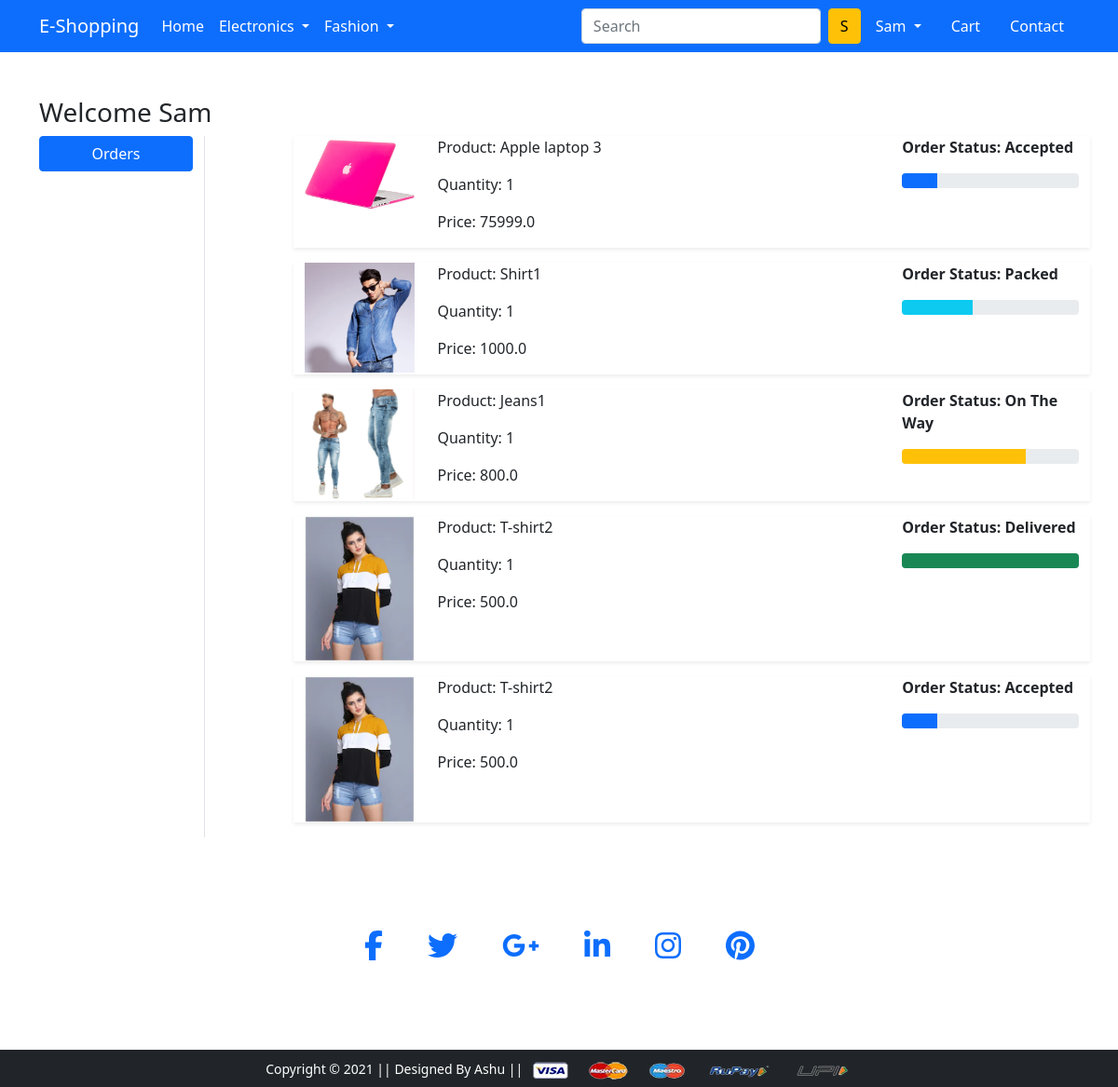
/orders/ (signed in), run on the app's committed database.
### app/models.py (models this page shows, shortened)
class OrderPlaced(models.Model):
 user = models.ForeignKey(User, on_delete=models.CASCADE)
 customer = models.ForeignKey(Customer, on_delete=models.CASCADE)
 product = models.ForeignKey(Product, on_delete=models.CASCADE)
 quantity = models.PositiveIntegerField(default=1)
 ordered_date = models.DateTimeField(auto_now_add=True)
 status = models.CharField(max_length=50,choices=STATUS_CHOICES,default='Pending')
 @property
 def total_cost(self):
   return self.quantity * self.product.discounted_price

class Product(models.Model):
 title = models.CharField(max_length=100)
 selling_price = models.FloatField()
 discounted_price = models.FloatField()
 description = models.TextField()
 brand = models.CharField(max_length=100)
 category = models.CharField( choices=CATEGORY_CHOICES, max_length=3)
 product_image = models.ImageField(upload_to='productimg')

### app/views.py (the view)
# urls.py: path('orders/', views.orders, name='orders'),
@login_required
def orders(request):
	op = OrderPlaced.objects.filter(user=request.user)
	return render(request, 'app/orders.html', {'order_placed':op})

### app/templates/app/orders.html (shortened to what this page needs)
{% extends 'app/base.html' %}
{% load static %}
{% block main-content %}
<div class="container my-5">
 <div class="row">
    <h3>Welcome <span class="text-capitalize">{{request.user}}</span> </h3>
  <div class="col-sm-2 border-end">
   <ul class="list-unstyled">
    <li class="d-grid"><a href="{% url 'orders' %}" class="btn btn-primary">Orders</a></li>
   </ul>
  </div>
  <div class="col-sm-9 offset-sm-1">
  {% for op in order_placed %}
   <div class="row shadow-sm mb-3">
    <div class="col-sm-2">
     <img src="{{op.product.product_image.url}}" alt="" srcset="" class="img-fluid" height="150" width="150">
    </div>
    <div class="col-sm-7">
     <p>Product: {{op.product.title}}</p>
     <p>Quantity: {{op.quantity}}</p>
     <p>Price: {{op.total_cost}}</p>
    </div>
    <div class="col-sm-3 fw-bold">
     <p>Order Status: {{op.status}}</p>
      {% if op.status == 'Accepted' %}
      <div class="progress">
       <div class="progress-bar" role="progressbar" style="width: 20%" aria-valuenow="20" aria-valuemin="0" aria-valuemax="100"></div>
      </div>
      {% endif %}
      {% if op.status == 'Packed' %}
      <div class="progress">
       <div class="progress-bar bg-info" role="progressbar" style="width: 40%" aria-valuenow="40" aria-valuemin="0" aria-valuemax="100"></div>
      </div>
      {% endif %}
      {% if op.status == 'On The Way' %}
      <div class="progress">
       <div class="progress-bar bg-warning" role="progressbar" style="width: 70%" aria-valuenow="70" aria-valuemin="0" aria-valuemax="100"></div>
      </div>
      {% endif %}
      {% if op.status == 'Delivered' %}
      <div class="progress">
       <div class="progress-bar bg-success" role="progressbar" style="width: 100%" aria-valuenow="100" aria-valuemin="0" aria-valuemax="100"></div>
      </div>
      {% endif %}
    </div>
   </div>
   {% endfor %}
  </div>
 </div>
</div>
{% endblock main-content %}

### app/templates/app/base.html (shortened to what this page needs)
<!DOCTYPE html>
{% load static %}
<html lang="en">
  <head>
    <link
      href="https://cdn.jsdelivr.net/npm/bootstrap@5.0.0-beta1/dist/css/bootstrap.min.css"
      rel="stylesheet"
    />
    <link rel="stylesheet" href="{% static 'app/css/owl.carousel.min.css' %}" />
    <link rel="stylesheet" href="{% static 'app/css/all.min.css' %}" />
    <link rel="stylesheet" href="{% static 'app/css/style.css' %}" />
  </head>
  <body>
    <nav class="navbar navbar-expand-lg navbar-dark bg-primary">
      <div class="container">
        <a class="navbar-brand" href="/">E-Shopping</a>
        <div class="collapse navbar-collapse" id="navbarSupportedContent">
          <ul class="navbar-nav me-auto mb-2 mb-lg-0">
            <li class="nav-item">
              <a class="nav-link active" aria-current="page" href="/">Home</a>
            </li>
            <li class="nav-item dropdown">
              <a
                class="nav-link dropdown-toggle text-white"
                href="#"
                id="electronicsDropdown"
                role="button"
                data-bs-toggle="dropdown"
                aria-expanded="false"
              >
                Electronics
              </a>
            </li>
            <li class="nav-item dropdown">
              <a
                class="nav-link dropdown-toggle text-white"
                href="#"
                id="fashionDropdown"
                role="button"
                data-bs-toggle="dropdown"
                aria-expanded="false"
              >
                Fashion
              </a>
            </li>
          </ul>
          <form class="d-flex">
            <input
              class="form-control me-2"
              type="search"
              placeholder="Search"
              aria-label="Search"
            />
            <button class="btn btn-warning" type="submit">S</button>
          </form>
          <div>
            <ul class="navbar-nav me-auto mb-2 mb-lg-0">
              {% if request.user.is_authenticated %}
              <li class="nav-item dropdown mx-2">
                <a
                  class="nav-link dropdown-toggle text-white"
                  href="#"
                  id="profileDropdown"
                  role="button"
                  data-bs-toggle="dropdown"
                  aria-expanded="false">
                  {{request.user.username| capfirst}}
                </a>
              </li>
              <li class="nav-item mx-2">
                <a href="{% url 'showcart' %}" class="nav-link text-white"
                  > Cart</a>
              </li>
              {% endif %}
              <li class="nav-item mx-2">
                <a
                  href="/contact/"
                  class="nav-link text-white">Contact</a >
              </li>
            </ul>
          </div>
        </div>
      </div>
    </nav>
    {% block main-content %} {% endblock main-content %}
<footer class="page-footer font-small elegant-color">
  <div class="container">
    <div class="row d-flex justify-content-center">
      <div class="col d-flex justify-content-center my-5 pt-1">
        <a class="fb-ic">
          <i class="fab fa-facebook-f fa-lg white-text mx-3 mx-md-4 fa-2x"> </i>
        </a>
        <a class="tw-ic">
          <i class="fab fa-twitter fa-lg white-text mx-3 mx-md-4 fa-2x"> </i>
        </a>
        <a class="gplus-ic">
          <i class="fab fa-google-plus-g fa-lg white-text mx-3 mx-md-4 fa-2x"> </i>
        </a>
        <a class="li-ic">
          <i class="fab fa-linkedin-in fa-lg white-text mx-3 mx-md-4 fa-2x"> </i>
        </a>
        <a class="ins-ic">
          <i class="fab fa-instagram fa-lg white-text mx-3 mx-md-4 fa-2x"> </i>
        </a>
        <a class="pin-ic">
          <i class="fab fa-pinterest fa-lg white-text mx-3 mx-md-4 fa-2x"> </i>
        </a>
      </div>
    </div>
  </div>
</footer>
    <footer class="container-fluid bg-dark text-center p-2 mt-5">
      <small class="text-white"
        >Copyright &copy; 2021 || Designed By Ashu ||
      </small>
      <img
        src="{% static 'app/images/payment.png' %}"
        alt=""
        srcset=""
        class="img-fluid"
        height="2px"
      />
    </footer>
  </body>
</html>

### data on the page
OrderPlaced: product.product_image (picture), product "Apple laptop 3", quantity "1", total_cost "75999.0", status "Accepted"
OrderPlaced: product.product_image (picture), product "Shirt1", quantity "1", total_cost "1000.0", status "Packed"
OrderPlaced: product.product_image (picture), product "Jeans1", quantity "1", total_cost "800.0", status "On The Way"
OrderPlaced: product.product_image (picture), product "T-shirt2", quantity "1", total_cost "500.0", status "Delivered"
OrderPlaced: product.product_image (picture), product "T-shirt2", quantity "1", total_cost "500.0", status "Accepted"

### other printed values
{{ request.user.username| capfirst }} "Sam"
{{ request.user }} "Sam"
